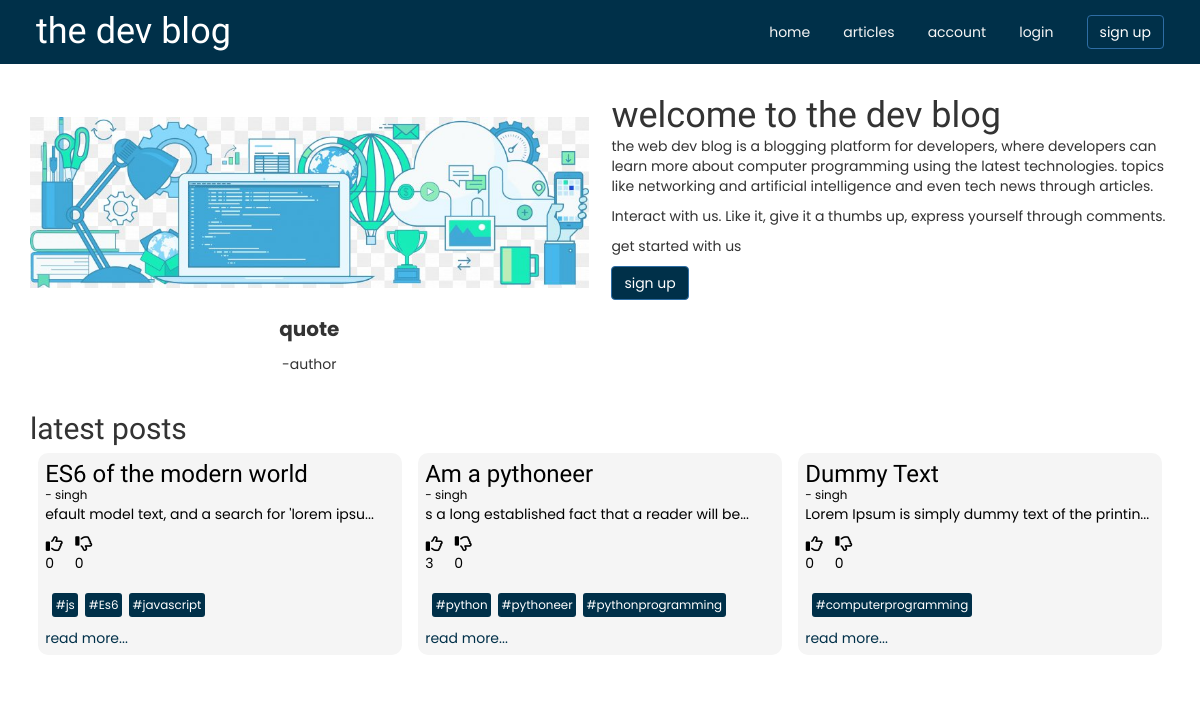
Before: / with the older database file.
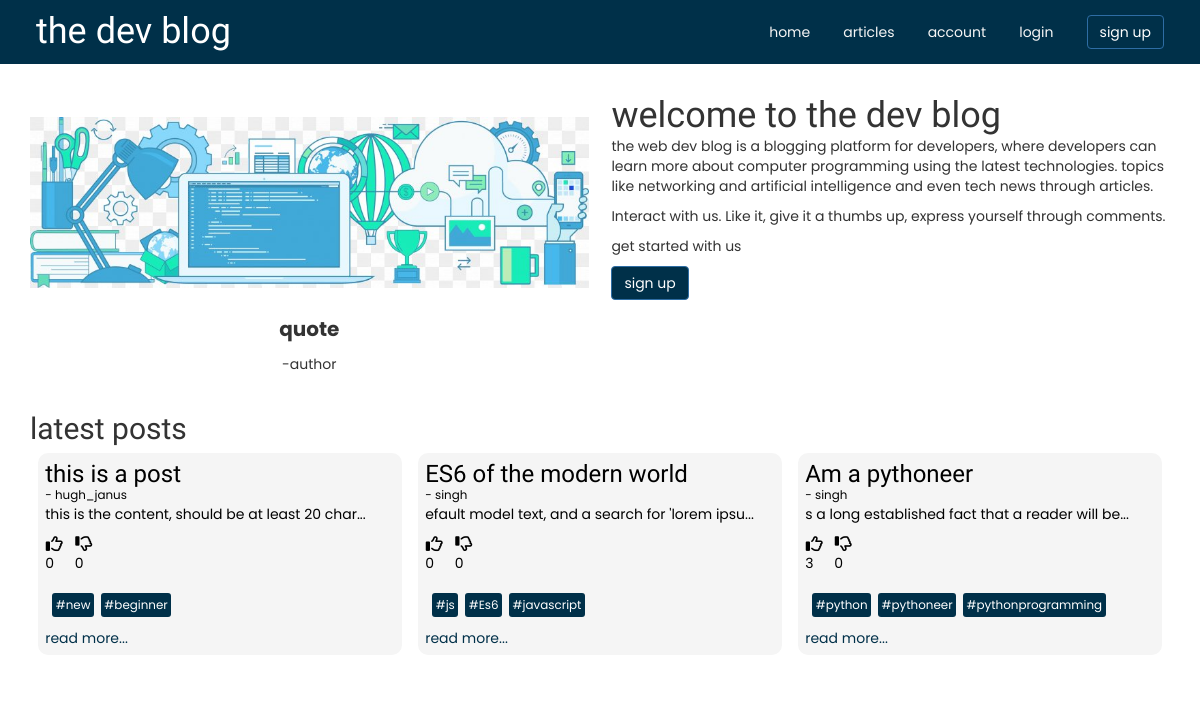
After: the same page with the newer database file.
### app/models.py (models this page shows)
class Post(db.Model):
    __tablename__ = 'posts'
    id = db.Column(db.Integer, primary_key=True)
    title = db.Column(db.String(60), nullable=False)
    content = db.Column(db.Text, nullable=False)
    '''
    tags will actually be a list, but since we can't store lists in the database,
    we will serialize it and store it as a string and when we retrieve, we will
    deserialize it into a list
    '''
    tags = db.Column(db.String(200), nullable=False)
    upvotes = db.Column(db.Integer, nullable=False)
    downvotes = db.Column(db.Integer, nullable=False)
    user_id = db.Column(db.Integer, db.ForeignKey('users.id'))

class User(db.Model, UserMixin):
    __tablename__ = 'users'
    id = db.Column(db.Integer, primary_key=True)
    username = db.Column(db.String(30), nullable=False)
    email = db.Column(db.String(30), nullable=False)
    password = db.Column(db.String(100), nullable=False)
    posts = db.relationship('Post', backref='user', lazy=True)

### app/views.py (the view)
@app.route('/')
def home():
    post = Post.query.order_by(Post.id.desc()).limit(3).all()
    latest_posts = []
    users = []
    for post in post:
        user = User.query.filter_by(id=post.user_id).first()
        users.append(user)
        post = Post(
            id=post.id,
            title=post.title,
            content=post.content,
            upvotes=post.upvotes,
            downvotes=post.downvotes,
            tags=post.tags,
            user_id=post.user_id
        )
        post.tags = ast.literal_eval(post.tags)
        latest_posts.append(post)
    return render_template('home.html', posts=latest_posts, users=users)

### app/templates/home.html (shortened to what this page needs)
{% extends 'layout.html' %}
{% import 'macros.html' as macro %}
{% block content %}
<main class="container">
    <section class="intro">
        <div class="img-container">
            <img src="{{ url_for('static', filename='assets/header.jpg') }}" alt="code">
        </div>
        <article>
            <h1>welcome to the dev blog</h1>
            <p>
                the web dev blog is a blogging platform for developers, where developers
                can learn more about computer programming using the latest technologies.
                 topics like networking and artificial intelligence and even tech news
                 through articles.
            </p>
            <p>
                Interact with us. Like it, give it a thumbs up, express yourself through
                comments.
            </p>
            <p>
                get started with us
                <div class="sign-up-btn">
                    <a href="{{ url_for('sign_up') }}" class="btn btn-primary">sign up</a>
                </div>
            </p>
        </article>
        <div>
            <p id="quote">quote</p>
            <p id="author">-author</p>
        </div>
    </section>
    <section class="latest-posts">
        <h2>latest posts</h2>
        <div class="posts-container">
            {% for post in posts %}
                {{ macro.render_article(post.id, post.title, users[loop.index - 1].username, post.content, post.upvotes, post.downvotes, post.tags) }}
            {% endfor %}
        </div>
    </section>
</main>
{% endblock %}

### app/templates/macros.html (shortened to what this page needs)
{% macro  render_article(post_id, title, username, content, upvotes, downvotes, tags, deleteBtn='false') %}
<div class="card" id="post-{{ post_id }}">
    <h3>{{ title }}</h3>
    <small>- {{ username }}</small>
    <p>
       {{ content | truncate(50, True, '...') }}
    </p>
    <div class="vote-btns">
        <p>
            <i class="far fa-thumbs-up"></i>
            <span class="upvote-count">{{ upvotes }}</span>
        </p>
        <p>
            <i class="far fa-thumbs-down"></i>
            <span class="downvote-count">{{ downvotes }}</span>
        </p>
    </div>
    <div class="tags">
        {% for tag in tags %}
            <small>#{{ tag }}</small>
        {% endfor %}
    </div>
    <div class="see-more">
        <a href="/full-post/{{ post_id }}" >read more...</a>
    </div>
</div>
{% endmacro %}

Changed rows visible on the page:
no longer on this page (row unchanged): Post: title "Dummy Text", {{ username }} "singh", content "Lorem Ipsum is simply dummy text of the printin...", upvotes "0", downvotes "0", tags "computerprogramming"
added Post: title "this is a post", content "this is the content, should be at least 20 char...", upvotes "0", downvotes "0", tags "new" "beginner"
added User: username "hugh_janus"
